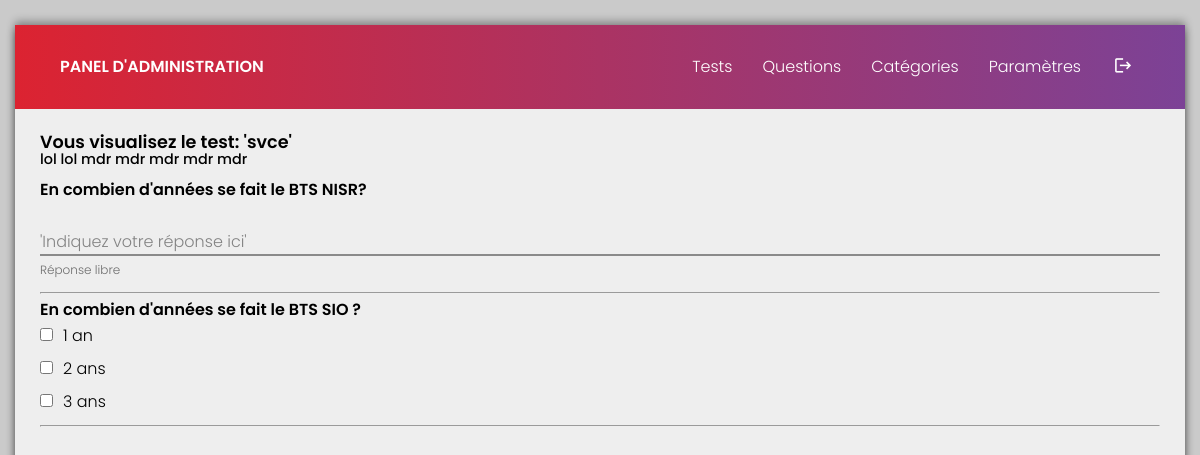
The page /?action=test-voir&id=2 (signed in) on the database its author committed.
### tables this page shows
CREATE TABLE `tests` (
  `id` int(11) NOT NULL,
  `titre` varchar(50) NOT NULL,
  `description` text NOT NULL,
  `temps` text NOT NULL,
  `date_max` text NOT NULL,
  `date_creation` text NOT NULL,
  `date_publish` text NOT NULL,
  `tentatives` text NOT NULL,
  `questions` text NOT NULL,
  `publication` text NOT NULL,
  `categorie` text NOT NULL,
  `auteur` text NOT NULL,
  `arrondi_note` text NOT NULL
);

CREATE TABLE `questions` (
  `id` int(11) NOT NULL,
  `intitule` text NOT NULL,
  `propositions` text NOT NULL,
  `reponses` text NOT NULL,
  `format` int(11) NOT NULL,
  `niveau` int(11) NOT NULL,
  `categorie` int(11) NOT NULL,
  `auteur_id` int(11) NOT NULL,
  `date_creation` text NOT NULL,
  `date_modification` text NOT NULL,
  `valeur_pts` float NOT NULL
);

### app/sys/connexion.php (called while the page is built, shortened)
<?php
    function getPDO() {
        $user = 'root';
        $pass = '';
        $pdo_options[PDO::MYSQL_ATTR_INIT_COMMAND] = "SET NAMES 'UTF8'";
        return $connexion = new PDO('mysql:host=localhost;dbname=proj_ap', $user, $pass, $pdo_options);
    }
?>

### app/tests/tests_do_admin.php (the view, shortened to what this page needs)
<?php
    if(isset($_SESSION["user"]) && $_SESSION["role"] == 1) {
        $requestedTest = htmlentities($_GET["id"]);
        $sql = "SELECT * FROM tests WHERE id=?";
        $stm = getPDO()->prepare($sql);
        $stm->execute([$requestedTest]);
        $test = $stm->fetch();
        if(!$test) {
            echo "Le test demandé n'existe pas.";
        }
        else {
                        $pageTestId = $test["id"];
                        $pageTestTitre = $test["titre"];
                        $pageTestDesc = $test["description"];
                        echo "
                        <div class='body-content' id='test_create'>
                        <div class='testcreate-page'>
                            <div class='form-block'>
                                <h4>Vous visualisez le test: '" . $pageTestTitre . "'</h4>
                                <h6>" . $pageTestDesc . "</h6>
                                <br>
                                <form action='' method='post' id=''>
                                    <input type='text' name='testid' value='" . $pageTestId . "' style='display:none'>
                        ";
                        $sql = "SELECT * FROM questions";
                        $stm = getPDO()->query($sql);
                        $questions = $stm->fetchAll();
                        $testQuestions = json_decode($test["questions"], true);
                        foreach($questions as $question) {
                            foreach($testQuestions as $testQuestion) {
                                if($question["id"] == $testQuestion) {
                                    echo "<div class='question' id='" . $question["id"] . "' type='" . $question["format"] . "'>";
                                    if($question["format"] == 0) {
                                        echo "<b>" . $question["intitule"] . "</b>";
                                        echo "
                                            <label class='has-float-label'>
                                                <input placeholder=' ' type='text' name='" . $question["id"] . "'>
                                                <span class='label'>'Indiquez votre réponse ici'</span>
                                                <div class='helper'>Réponse libre</div>
                                                <div class='error'>Erreur: Doit être de 2 caractères minimum</div>
                                            </label>
                                        ";
                                    }
                                    if($question["format"] == 2) {
                                        $compteurval = 0;
                                        $questionsPropositions = json_decode($question["propositions"], true);
                                        echo "<div class='reply-checkboxes'><p><b>" . $question["intitule"] . "</b></p><div class='boxes'>";
                                        foreach($questionsPropositions as $questionsProposition) {
                                            echo "<input type='checkbox' name='" . $question["id"] . "' value='" . $compteurval . "' id ='" . $compteurval . "'>";
                                            echo "<label for='" . $compteurval . "'>" . $questionsProposition . "</label><br>";
                                            $compteurval = $compteurval + 1;
                                        }
                                        echo "</div></div>";
                                    }
                                    echo "</div><hr>";
                                }
                            }
                        }
                        echo "
                                </form>
                                <p class='errors-form'></p>
                            </div>
                        </div>
                        </div>
                        ";
        }
    }
    else {
        header('Location:index.php');
    }
?>

### assets/style.css (style rules this page uses)
*, html, body { font-family: 'Poppins', sans-serif; z-index:0; }
html.index { height:93.5% !important; font-weight:300; }
html, body { min-height:100%; font-weight:300; }
html { padding:25px 15px; background:#cacaca; }
body { box-shadow:0 -4px 8px rgba(0,0,0,0.30), 0 5px 8px rgba(0,0,0,0.45); background:#eee; flex-flow:column; display:flex; }
.has-float-label { display: block; position: relative; margin:16px 0; }
.has-float-label input { font-size: inherit; padding: 16px 0 8px 0; border: 0; border-radius: 0; box-shadow:none; background-color:initial; color:#2c2c2c; caret-color:#2979ff; border-bottom:2px solid #8a8a8a; }
.form-block input { font-family: sans-serif; font-size: 14px; line-height: 1.15; margin: 0; outline: none; }
p.errors-form { font-weight: 600; display: block; margin: 10px 0; padding: 10px; border-radius: 5px; }
.has-float-label label, .has-float-label > .label { position: absolute; left: 0; top: 0; cursor: text; font-size: 12px; color:#6d6d6d; transition: all .2s; pointer-events:none; }
.helper { display:block; color:#6d6d6d; }
.helper, .error { font-size:12px; padding-top:8px; line-height:1; }
.form-block h4 { font-weight: 600; font-size:1.1em; }
.form-block h6 { font-weight: 500; font-size:.9em; }
.form-block form { width: 100%; }
.form-block input, .form-block select, .form-block button { width: 100%; }
.body-content { padding:25px; }
.body-content .form-block { display: flex; flex-direction: column; }
.body-content .form-block form { display:block; margin:auto !important; }
.body-content { display: flex; flex-direction: column; justify-content: center; }
.form-inline, .form-block { margin:0 0 50px 0; }
.reply-checkboxes input { width:auto !important; }
.reply-checkboxes input, .reply-checkboxes label { margin:10px 0; }
.reply-checkboxes label { padding:0 10px 0 10px; }
.question b { font-weight: 600; }
b { font-weight: 600; }

### rows shown on the page
tests: titre "svce", description "lol lol mdr mdr mdr mdr mdr"
questions: intitule "En combien d'années se fait le BTS NISR?"
questions: intitule "En combien d'années se fait le BTS SIO ?", propositions "1 an", propositions "2 ans", propositions "3 ans"
